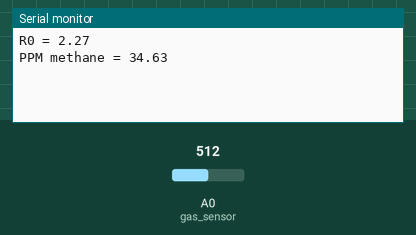
Simulated run of this sketch. Board: Arduino Uno, built with avr-gcc and run on an emulated ATmega328P. Shown: the last lines printed to the serial monitor. Inputs (shaded band) come from the test bench; at power-on: A0 (gas_sensor) = 512.

Above: at 1.2 s.
1.3 s: A0 (gas_sensor) set to 0
At 3.0 s:
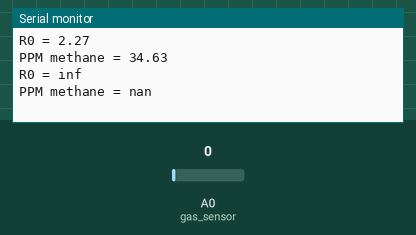
3.6 s: A0 (gas_sensor) set to 122
At 5.6 s:
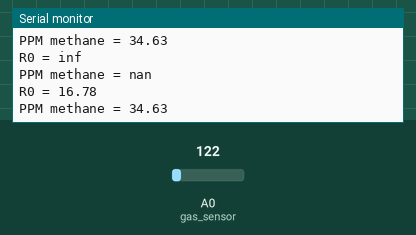

The sketch:

Methane_sensor.ino
```cpp
int gas_sensor = A0; //Sensor pin
float R0 = 10; //Sensor Resistance in fresh air from previous code
float b=1.133;
float m=-0.318;
void setup() {
  Serial.begin(9600); //Baud rate

  pinMode(gas_sensor, INPUT); //Set gas sensor as input
}


void loop() {
  float sensor_volt; //Define variable for sensor voltage
  float RS_gas; //Define variable for sensor resistance
  float RS_air; //Define variable fro sensor resistnace in air
  float R0; //Define variable for R0
  float sensorValue; //Define variable for analog readings

  for (int x = 0 ; x < 500 ; x++){
    sensorValue = sensorValue + analogRead(A0); //Add analog values of sensor 500 times
  }
  sensorValue = sensorValue / 500.0; //Take average of readings
  sensor_volt = sensorValue * (5.0 / 1023.0); //Convert average to voltage
  RS_air = ((5.0 * 10.0) / sensor_volt) - 10.0; //Calculate RS in air
  R0 = RS_air / 4.4; //Calculate R0


  float ratio; //Define variable for ratio
  sensor_volt = sensorValue * (5.0 / 1023.0); //Convert average to voltage
  RS_gas = ((5.0 * 10.0) / sensor_volt) - 10.0; //Calculate RS for gas
  ratio = RS_gas / R0;

  double ppm_log = (log10(ratio) - b) / m; //Get ppm value in linear scale according to the the ratio value
  double ppm = pow(10, ppm_log);
  Serial.print("R0 = ");
  Serial.println(R0);//Convert ppm value to log scale
  Serial.print("PPM methane = ");
  Serial.println(ppm);
  delay(2000);
}
```

Measured:
- after the input at 1.3 s, the serial monitor: prints a new line after 0.82 s (image 1)
- after the input at 3.6 s, the serial monitor: prints a new line after 0.58 s (image 2)
